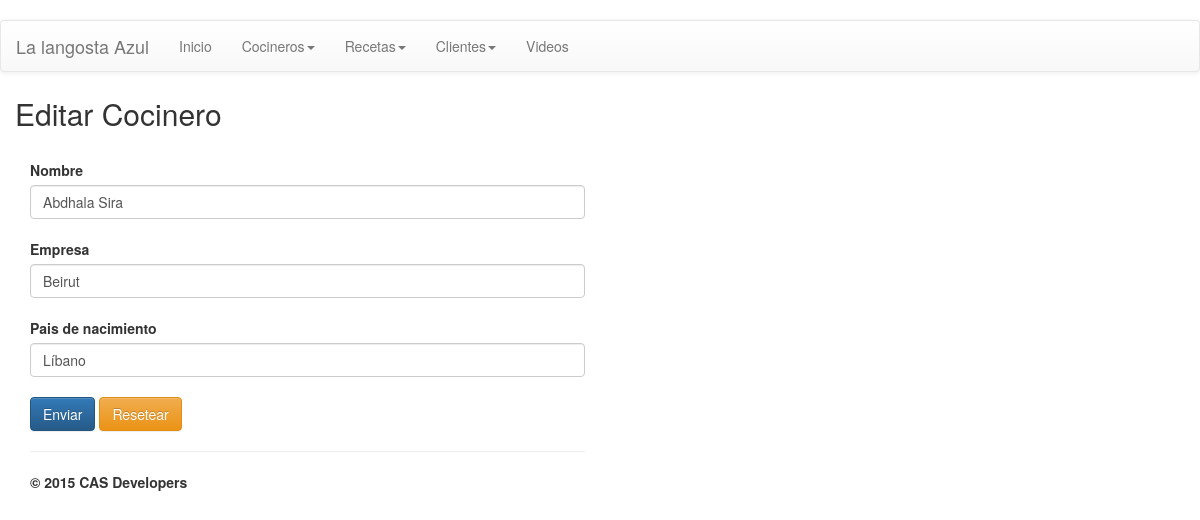
Page /index.php/crudcocineros/editar/5 on the committed database.
### tables this page shows
CREATE TABLE IF NOT EXISTS `cocineros` (
`id` int(11) NOT NULL,
  `nombre` char(50) DEFAULT NULL,
  `empresa` char(100) DEFAULT NULL,
  `pais` char(100) DEFAULT NULL
);

### application/controllers/crudcocineros.php (called while the page is built, shortened)
<?php if (!defined("BASEPATH")) exit("No puede acceder directamente a este archivo");
class Crudcocineros extends CI_Controller {
	public function __construct()
	{
		$this->load->model("cocineros_model");
	}
    public function editar($id)
    {
        if ($id==0){
            show_404();
        }else{
            $datos["coc"]= $this->cocineros_model->cargar($id);
            $this->load->view("templates/header", array(
				"title" => "Editar Cocinero"
			) );
            $this->load->view('cocineros/formulario',$datos);
            $this->load->view("templates/footer");
        }
    }
}

### index.php (called while the page is built, shortened)
<?php
require_once BASEPATH.'core/CodeIgniter.php';

### application/models/cocineros_model.php (called while the page is built, shortened)
<?php if (!defined("BASEPATH")) exit("No puede acceder directamente a este archivo");
class cocineros_model extends CI_Model {
  public function cargar($id){
		$this->db->select("id, nombre, empresa, pais");
		$this->db->from("cocineros");
		$this->db->where("id",$id);
		$retorno = $this->db->get();
		return $retorno->row();
	}
}

### application/views/cocineros/formulario.php (the view, shortened to what this page needs)
<div class="col-md-6">
  <?php
      echo form_open("crudcocineros/guardar");
      ?>
      <form class="form-control">
        <label for="nombre"><br>Nombre </label>
        <?php  echo form_input('nombre', $coc->nombre, "class='form-control' placeholder='Nombre'");  ?>
        <label for="empresa"><br>Empresa</label> <br>
        <?php echo form_input('empresa', $coc->empresa, "class='form-control' placeholder='Escriba su lugar de trabajo'");?>
        <label for="pais"><br>Pais de nacimiento</label>
        <?php echo form_input('pais', $coc->pais, "class='form-control' placeholder='Ejemplo: Colombia'");?>
        <br>
        <input type="submit" name="Enviar" value="Enviar" class="btn btn-primary" />
        <input type="reset" name="boton_reset" value="Resetear" class="btn btn-warning" >
      </form>
      <?php
      echo form_close();
      ?>

### application/views/templates/header.php (style rules this page uses)
body { padding-top: 20px; padding-bottom: 20px; }

### rows in the picture
cocineros: nombre "Abdhala Sira", empresa "Beirut", pais "Líbano"

### other values in the picture
$title "Editar Cocinero"
